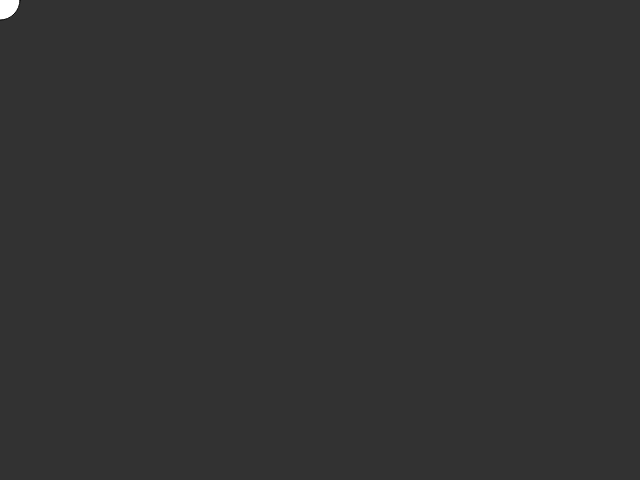
Frame 1 (no input)
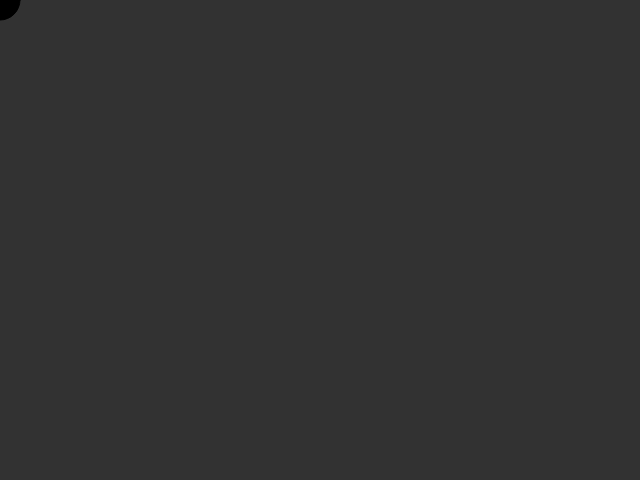
Frame 60 (no input)
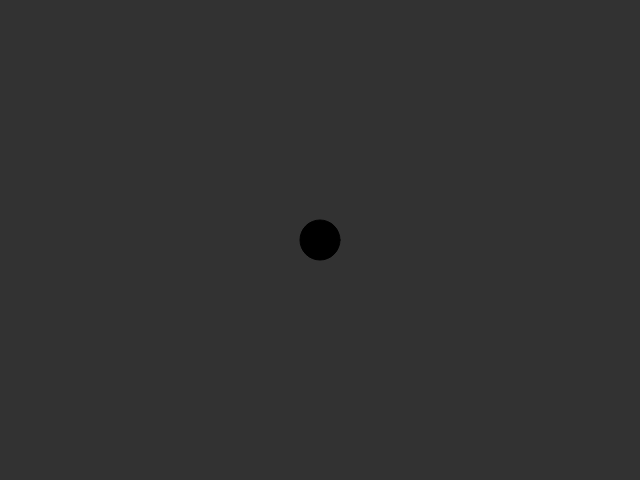
Frame 120 (the mouse pressed at the canvas centre since frame 60)

The p5.js sketch that drew these frames (run headless with seeded random() and noise() and a simulated clock; from frame 60 on, the mouse is pressed at the canvas centre):

// p5.js sketch
// ── sketch.js
function setup() {
  createCanvas(640, 480);
}

function draw() {
    clear();
    background(50);
    ellipse(mouseX, mouseY, 40, 40);
    fill(0);

}
